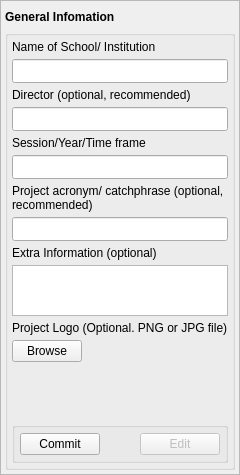
                <widget class="QFrame" name="frame_19">
                 <property name="maximumSize">
                  <size>
                   <width>225</width>
                   <height>475</height>
                  </size>
                 </property>
                 <property name="frameShape">
                  <enum>QFrame::StyledPanel</enum>
                 </property>
                 <property name="frameShadow">
                  <enum>QFrame::Raised</enum>
                 </property>
                 <layout class="QVBoxLayout" name="verticalLayout_76">
                  <property name="leftMargin">
                   <number>4</number>
                  </property>
                  <property name="topMargin">
                   <number>9</number>
                  </property>
                  <property name="rightMargin">
                   <number>4</number>
                  </property>
                  <property name="bottomMargin">
                   <number>4</number>
                  </property>
                  <item>
                   <widget class="QLabel" name="label_39">
                    <property name="font">
                     <font>
                      <weight>75</weight>
                      <bold>true</bold>
                     </font>
                    </property>
                    <property name="text">
                     <string>General Infomation</string>
                    </property>
                    <property name="wordWrap">
                     <bool>true</bool>
                    </property>
                   </widget>
                  </item>
                  <item>
                   <widget class="QGroupBox" name="groupBox_7">
                    <property name="font">
                     <font>
                      <weight>50</weight>
                      <bold>false</bold>
                     </font>
                    </property>
                    <property name="styleSheet">
                     <string notr="true">QLineEdit, QTextEdit{
	padding:3px;
}</string>
                    </property>
                    <property name="title">
                     <string/>
                    </property>
                    <layout class="QVBoxLayout" name="verticalLayout_27">
                     <property name="spacing">
                      <number>5</number>
                     </property>
                     <property name="leftMargin">
                      <number>4</number>
                     </property>
                     <property name="topMargin">
                      <number>4</number>
                     </property>
                     <property name="rightMargin">
                      <number>4</number>
                     </property>
                     <property name="bottomMargin">
                      <number>4</number>
                     </property>
                     <item>
                      <widget class="QLabel" name="label_78">
                       <property name="text">
                        <string>Name of School/ Institution</string>
                       </property>
                       <property name="wordWrap">
                        <bool>true</bool>
                       </property>
                      </widget>
                     </item>
                     <item>
                      <widget class="QLineEdit" name="institution_lineedit"/>
                     </item>
                     <item>
                      <widget class="QLabel" name="label_94">
                       <property name="text">
                        <string>Director (optional, recommended)</string>
                       </property>
                       <property name="wordWrap">
                        <bool>true</bool>
                       </property>
                      </widget>
                     </item>
                     <item>
                      <widget class="QLineEdit" name="director_lineedit"/>
                     </item>
                     <item>
                      <widget class="QLabel" name="label_79">
                       <property name="text">
                        <string>Session/Year/Time frame</string>
                       </property>
                       <property name="wordWrap">
                        <bool>true</bool>
                       </property>
                      </widget>
                     </item>
                     <item>
                      <widget class="QLineEdit" name="session_lineedit"/>
                     </item>
                     <item>
                      <widget class="QLabel" name="label_95">
                       <property name="text">
                        <string>Project acronym/ catchphrase (optional, recommended)</string>
                       </property>
                       <property name="wordWrap">
                        <bool>true</bool>
                       </property>
                      </widget>
                     </item>
                     <item>
                      <widget class="QLineEdit" name="acronym_lineedit">
                       <property name="text">
                        <string/>
                       </property>
                      </widget>
                     </item>
                     <item>
                      <widget class="QLabel" name="label_93">
                       <property name="text">
                        <string>Extra Information (optional)</string>
                       </property>
                       <property name="wordWrap">
                        <bool>true</bool>
                       </property>
                      </widget>
                     </item>
                     <item>
                      <widget class="QPlainTextEdit" name="extra_info_plaintextedit">
                       <property name="maximumSize">
                        <size>
                         <width>16777215</width>
                         <height>65</height>
                        </size>
                       </property>
                       <property name="styleSheet">
                        <string notr="true"/>
                       </property>
                      </widget>
                     </item>
                     <item>
                      <widget class="QLabel" name="label_99">
                       <property name="text">
                        <string>Project Logo (Optional. PNG or JPG file)</string>
                       </property>
                       <property name="wordWrap">
                        <bool>true</bool>
                       </property>
                      </widget>
                     </item>
                     <item>
                      <widget class="QPushButton" name="browse_for_logo_btn">
                       <property name="maximumSize">
                        <size>
                         <width>70</width>
                         <height>16777215</height>
                        </size>
                       </property>
                       <property name="text">
                        <string>Browse</string>
                       </property>
                      </widget>
                     </item>
                     <item alignment="Qt::AlignHCenter">
                      <widget class="QLabel" name="pre_logo_pic_label">
                       <property name="minimumSize">
                        <size>
                         <width>50</width>
                         <height>50</height>
                        </size>
                       </property>
                       <property name="maximumSize">
                        <size>
                         <width>50</width>
                         <height>50</height>
                        </size>
                       </property>
                       <property name="text">
                        <string/>
                       </property>
                       <property name="pixmap">
                        <pixmap>../Icons-mine/App_logo.png</pixmap>
                       </property>
                       <property name="scaledContents">
                        <bool>true</bool>
                       </property>
                      </widget>
                     </item>
                     <item>
                      <widget class="QGroupBox" name="groupBox_23">
                       <property name="title">
                        <string/>
                       </property>
                       <layout class="QHBoxLayout" name="horizontalLayout_39">
                        <property name="spacing">
                         <number>40</number>
                        </property>
                        <property name="leftMargin">
                         <number>5</number>
                        </property>
                        <property name="topMargin">
                         <number>5</number>
                        </property>
                        <property name="rightMargin">
                         <number>5</number>
                        </property>
                        <property name="bottomMargin">
                         <number>5</number>
                        </property>
                        <item>
                         <widget class="QPushButton" name="gen_info_commit">
                          <property name="minimumSize">
                           <size>
                            <width>0</width>
                            <height>0</height>
                           </size>
                          </property>
                          <property name="maximumSize">
                           <size>
                            <width>16777215</width>
                            <height>16777215</height>
                           </size>
                          </property>
                          <property name="text">
                           <string>Commit</string>
                          </property>
                         </widget>
                        </item>
                        <item>
                         <widget class="QPushButton" name="gen_info_edit">
                          <property name="enabled">
                           <bool>false</bool>
                          </property>
                          <property name="text">
                           <string>Edit</string>
                          </property>
                         </widget>
                        </item>
                       </layout>
                      </widget>
                     </item>
                    </layout>
                   </widget>
                  </item>
                 </layout>
                </widget>
